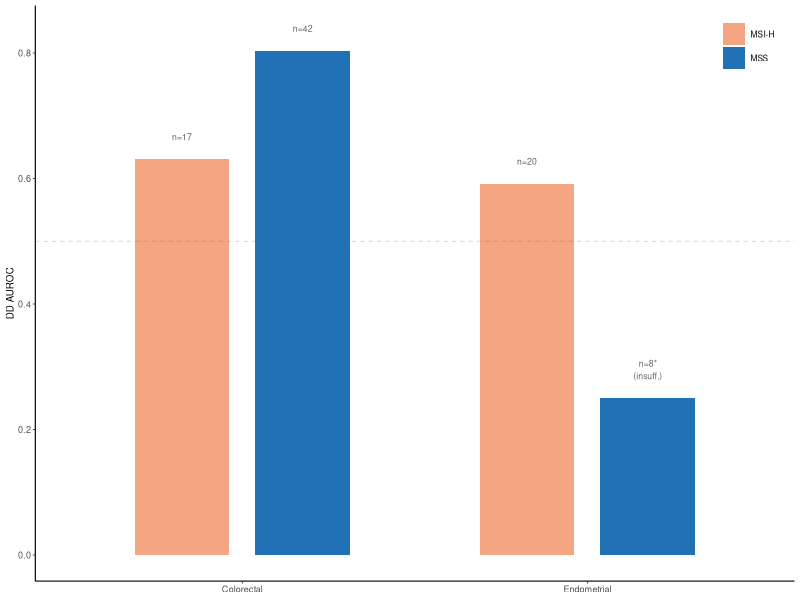
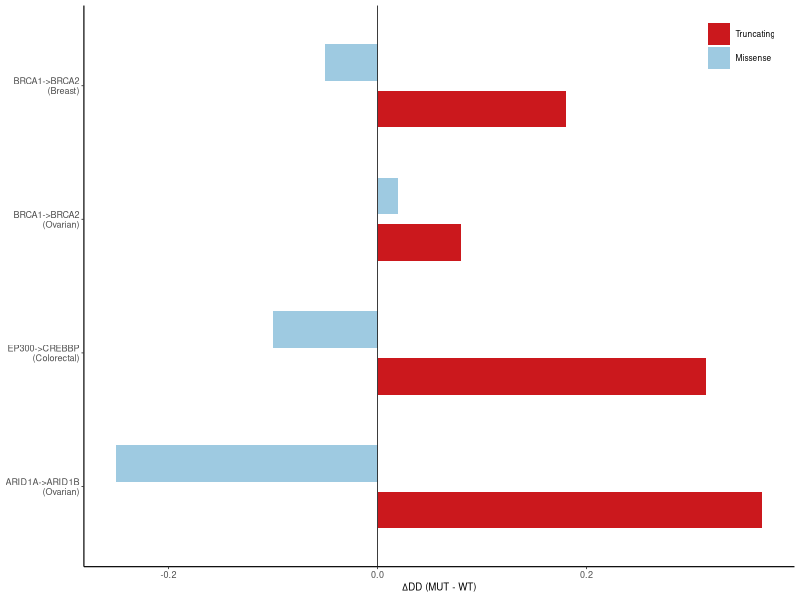
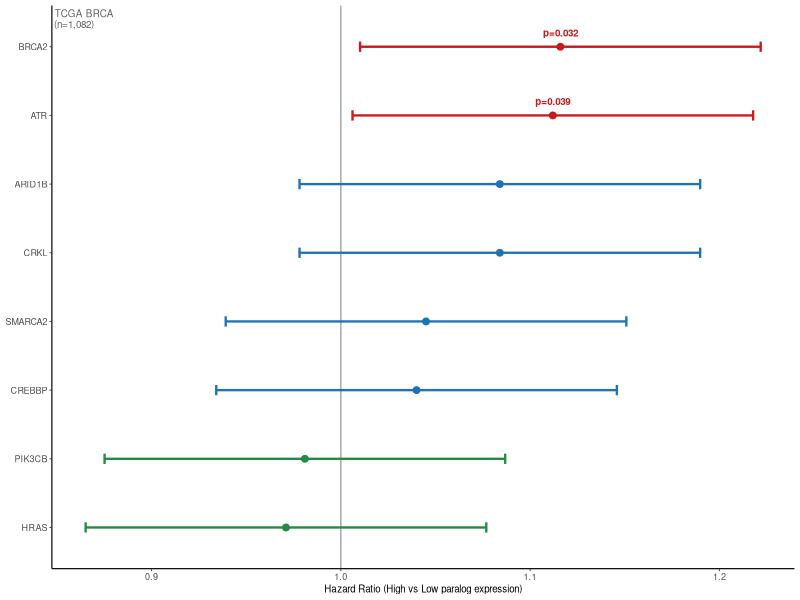
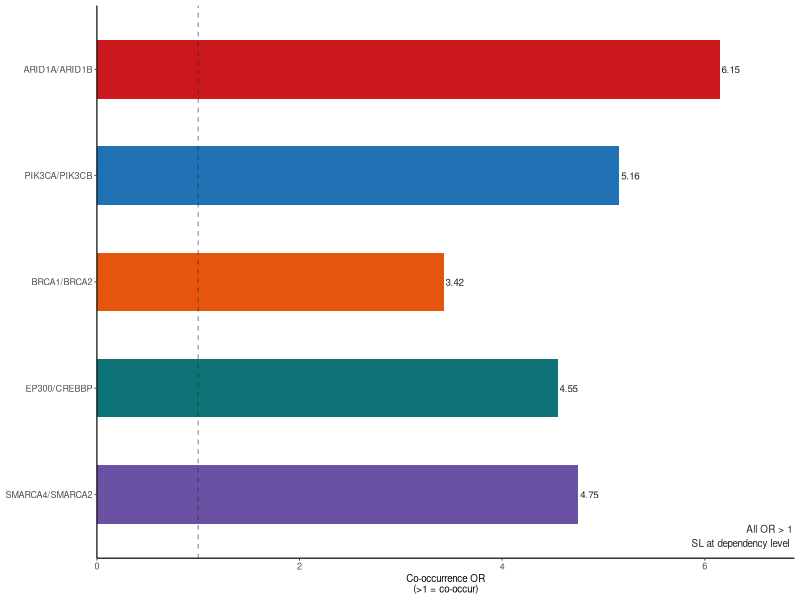
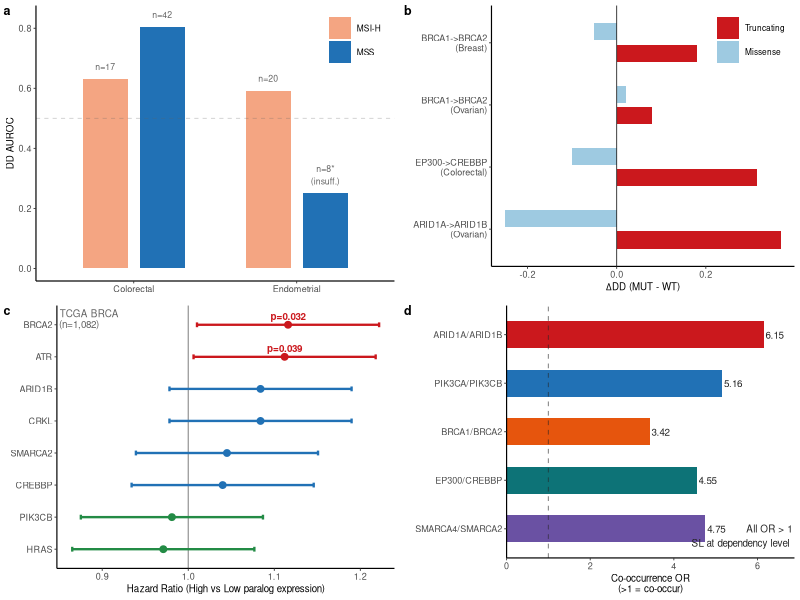

Generate these figures, in order, with R:
# Fig3 — Clinical Stratification (R)
# Purpose: 4 individual 90×90mm panels → cowplot → 180×180mm composite
# Usage:   Rscript R_fig3.R
library(ggplot2)
library(cowplot)
library(dplyr)
library(tidyr)
library(readr)

# ── Constants ──
BASE_FS <- 7; TICK_FS <- 6.5; LEGEND_FS <- 6
PANEL_W <- 90; PANEL_H <- 90
OUT_DIR <- "paralog_sl_predictor/output/figures"
dir.create(OUT_DIR, showWarnings = FALSE, recursive = TRUE)

# ── Colors ──
BLUE   <- "#2171B5"; RED  <- "#CB181D"; GREEN <- "#238B45"
ORANGE <- "#E6550D"; PURPLE <- "#6A51A3"
GRAY   <- "#636363"; DARK  <- "#252525"

# ── Theme ──
theme_sci <- theme_classic(base_size = BASE_FS) + theme(
  panel.grid = element_blank(),
  axis.line    = element_line(linewidth = 0.4),
  axis.ticks   = element_line(linewidth = 0.3),
  axis.text    = element_text(size = TICK_FS),
  axis.title   = element_text(size = BASE_FS),
  legend.text  = element_text(size = LEGEND_FS),
  legend.title = element_blank(),
  legend.background = element_blank(),
  legend.key        = element_blank(),
  plot.margin  = margin(4, 4, 4, 4, "pt"))

save_panel <- function(p, name) {
  ggsave(file.path(OUT_DIR, paste0("Fig3_panel_", name, ".pdf")), p,
         width = PANEL_W, height = PANEL_H, units = "mm", device = cairo_pdf)
  message(sprintf("  panel %s ✓", name))
}

# ═══════════════════════════════════════════════════════════════
# PANEL A — MSI Stratification
# ═══════════════════════════════════════════════════════════════
panel_a <- function() {
  df <- tibble(
    cancer = factor(c("Colorectal","Colorectal","Endometrial","Endometrial"),
                    levels = c("Colorectal","Endometrial")),
    msi_status = factor(c("MSI-H","MSS","MSI-H","MSS"),
                        levels = c("MSI-H","MSS")),
    auroc = c(0.631, 0.804, 0.592, NA),
    n     = c(17, 42, 20, 8))

  # For hatched bar, use a dummy value with patterned fill
  df$bar_val <- ifelse(is.na(df$auroc), 0.25, df$auroc)

  ggplot(df, aes(cancer, bar_val, fill = msi_status)) +
    geom_col(position = position_dodge(0.7), width = 0.55) +
    geom_text(aes(y = bar_val + 0.03,
                  label = ifelse(!is.na(auroc), paste0("n=", n), paste0("n=", n, "*\n(insuff.)"))),
              position = position_dodge(0.7), size = 2.2, color = GRAY, vjust = 0) +
    scale_fill_manual(values = c("MSI-H" = "#F4A582", "MSS" = BLUE)) +
    geom_hline(yintercept = 0.5, linewidth = 0.3, color = GRAY, linetype = "dashed", alpha = 0.3) +
    labs(x = NULL, y = "DD AUROC") +
    theme_sci + theme(legend.position = c(0.98, 0.98), legend.justification = c(1, 1))
}

# ═══════════════════════════════════════════════════════════════
# PANEL B — Mutation Type ΔDD
# ═══════════════════════════════════════════════════════════════
panel_b <- function() {
  df <- bind_rows(
    tibble(pair = "ARID1A->ARID1B\n(Ovarian)",    type = "Truncating", dd = 0.368),
    tibble(pair = "ARID1A->ARID1B\n(Ovarian)",    type = "Missense",   dd = -0.25),
    tibble(pair = "EP300->CREBBP\n(Colorectal)",   type = "Truncating", dd = 0.314),
    tibble(pair = "EP300->CREBBP\n(Colorectal)",   type = "Missense",   dd = -0.10),
    tibble(pair = "BRCA1->BRCA2\n(Ovarian)",       type = "Truncating", dd = 0.080),
    tibble(pair = "BRCA1->BRCA2\n(Ovarian)",       type = "Missense",   dd = 0.020),
    tibble(pair = "BRCA1->BRCA2\n(Breast)",        type = "Truncating", dd = 0.180),
    tibble(pair = "BRCA1->BRCA2\n(Breast)",        type = "Missense",   dd = -0.05))
  df$pair <- factor(df$pair, levels = unique(df$pair))
  df$type <- factor(df$type, levels = c("Truncating","Missense"))

  ggplot(df, aes(dd, pair, fill = type)) +
    geom_col(position = position_dodge(0.7), width = 0.55) +
    scale_fill_manual(values = c(Truncating = "#CB181D", Missense = "#9ECAE1")) +
    geom_vline(xintercept = 0, linewidth = 0.3, color = DARK) +
    labs(x = expression(Delta*"DD (MUT - WT)"), y = NULL) +
    theme_sci + theme(legend.position = c(0.98, 0.98), legend.justification = c(1, 1))
}

# (panel b — legend upper right)

# ═══════════════════════════════════════════════════════════════
# PANEL C — TCGA Survival Forest Plot
# ═══════════════════════════════════════════════════════════════
panel_c <- function() {
  df <- tibble(
    gene = c("BRCA2","ATR","ARID1B","CRKL","SMARCA2","CREBBP","PIK3CB","HRAS"),
    hr   = c(1.116,1.112,1.084,1.084,1.045,1.040,0.981,0.971),
    se   = c(0.054,0.054,0.054,0.054,0.054,0.054,0.054,0.054),
    sig  = c("p=0.032","p=0.039","","","","","",""))
  df$gene <- factor(df$gene, levels = rev(df$gene))
  df$clr  <- ifelse(df$hr > 1 & df$sig != "", RED,
                    ifelse(df$hr > 1, BLUE, GREEN))
  df$ypos <- as.numeric(df$gene) + 0.15

  ggplot(df, aes(hr, gene)) +
    geom_vline(xintercept = 1, linewidth = 0.4, color = DARK, alpha = 0.5) +
    geom_point(aes(color = clr), size = 2) +
    geom_errorbarh(aes(xmin = hr - 1.96*se, xmax = hr + 1.96*se, color = clr),
                   height = 0.15, linewidth = 0.8) +
    geom_text(aes(label = sig, color = clr, y = ypos),
              size = 2.5, fontface = "bold", hjust = 0.5, vjust = 0) +
    scale_color_identity() +
    labs(x = "Hazard Ratio (High vs Low paralog expression)", y = NULL) +
    annotate("text", x = -Inf, y = Inf, label = "TCGA BRCA\n(n=1,082)",
             size = 2.5, color = GRAY, hjust = -0.05, vjust = 1.2, lineheight = 0.9) +
    theme_sci
}

# ═══════════════════════════════════════════════════════════════
# PANEL D — Mutational Co-occurrence
# ═══════════════════════════════════════════════════════════════
panel_d <- function() {
  df <- tibble(
    pair = c("ARID1A/ARID1B","PIK3CA/PIK3CB","BRCA1/BRCA2","EP300/CREBBP","SMARCA4/SMARCA2"),
    or   = c(6.147, 5.157, 3.422, 4.548, 4.753),
    clr  = c(RED, BLUE, ORANGE, "#0D7377", PURPLE))
  df$pair <- factor(df$pair, levels = rev(df$pair))

  ggplot(df, aes(or, pair, fill = clr)) +
    geom_col(width = 0.55) +
    geom_text(aes(label = sprintf("%.2f", or)), hjust = -0.1, size = 2.5, color = DARK) +
    scale_fill_identity() +
    geom_vline(xintercept = 1, linewidth = 0.4, color = DARK, alpha = 0.5, linetype = "dashed") +
    labs(x = "Co-occurrence OR\n(>1 = co-occur)", y = NULL) +
    scale_x_continuous(expand = expansion(mult = c(0, 0.12))) +
    annotate("text", x = Inf, y = -Inf, label = "All OR > 1\nSL at dependency level",
             size = 2.5, color = DARK, hjust = 1.05, vjust = -0.5) +
    theme_sci
}

# ═══════════════════════════════════════════════════════════════
# MAIN
# ═══════════════════════════════════════════════════════════════
message("=== Fig3 Panel Generation (R) ===")
pa <- panel_a(); pb <- panel_b(); pc <- panel_c(); pd <- panel_d()

save_panel(pa, "a"); save_panel(pb, "b"); save_panel(pc, "c"); save_panel(pd, "d")

p <- ggdraw() +
  draw_plot(pa, x = 0,    y = 0.5,  width = 0.5, height = 0.5) +
  draw_plot(pb, x = 0.5,  y = 0.5,  width = 0.5, height = 0.5) +
  draw_plot(pc, x = 0,    y = 0,    width = 0.5, height = 0.5) +
  draw_plot(pd, x = 0.5,  y = 0,    width = 0.5, height = 0.5) +
  draw_plot_label(c("a","b","c","d"),
                  x = c(0, 0.5, 0, 0.5), y = c(1, 1, 0.5, 0.5),
                  size = 9, fontface = "bold")

ggsave(file.path(OUT_DIR, "Fig3_Clinical.pdf"), p,
       width = 180, height = 180, units = "mm", device = cairo_pdf)
message("Fig3_Clinical.pdf (180×180mm) ✓")
